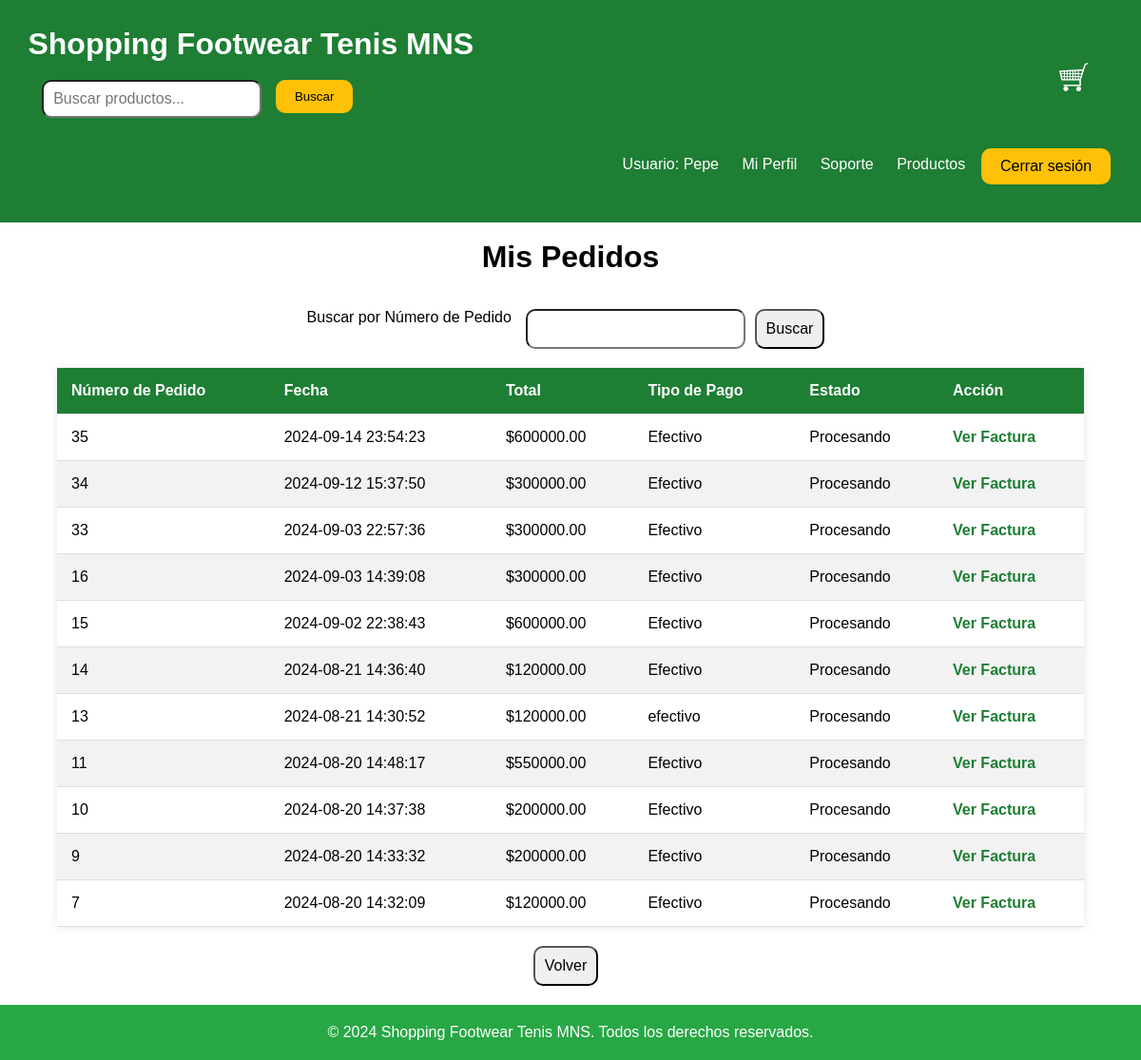
The page /Proyecto_SFT_MNS/views/mis_pedidos.php (signed in) on the database its author committed.
### tables this page shows
CREATE TABLE `pedidos` (
  `numero_pedido` int(11) NOT NULL,
  `usuario_id` int(11) DEFAULT NULL,
  `fecha_pedido` datetime NOT NULL,
  `total_pedido` decimal(10,2) NOT NULL,
  `tipo_pago` varchar(50) DEFAULT NULL,
  `estado_pedido` enum('Procesando','Enviado','Entregado','Cancelado') NOT NULL
);

### Proyecto_SFT_MNS/views/mis_pedidos.php (the view, shortened to what this page needs)
<?php
require '../config/database.php';
$nombreUsuario = $_SESSION['nombre_usuario'];
$usuario_id = $_SESSION['usuario_id'];
$query_pedidos = "SELECT numero_pedido, fecha_pedido, total_pedido, tipo_pago, estado_pedido
                  FROM pedidos
                  WHERE usuario_id = :usuario_id
                  ORDER BY fecha_pedido DESC";
$stmt_pedidos = $base->prepare($query_pedidos);
$stmt_pedidos->bindParam(':usuario_id', $usuario_id, PDO::PARAM_INT);
$stmt_pedidos->execute();
$pedidos = $stmt_pedidos->fetchAll(PDO::FETCH_ASSOC);
$numero_pedido = isset($_GET['numero_pedido']) ? $_GET['numero_pedido'] : '';
$pedidos_filtrados = [];
if ($numero_pedido) {
    foreach ($pedidos as $pedido) {
        if (strpos($pedido['numero_pedido'], $numero_pedido) !== false) {
            $pedidos_filtrados[] = $pedido;
        }
    }
} else {
    $pedidos_filtrados = $pedidos;
}
?>
<!DOCTYPE html>
<html lang="es">
<head>
    <link rel="stylesheet" href="../css/mis_pedidos.css">
</head>
<body>
    <header>
        <div class="container">
            <div class="logo">
                <h1>ㅤShopping Footwear Tenis MNS</h1> <br>
            </div>
            <div class="search-bar">
            ㅤㅤㅤ<input type="text" id="search-bar" placeholder="Buscar productos...">ㅤ
                <a href="index_cliente.php"><button id="search-button">Buscar</button></a>
                <a href="carrito.php">
                    <div class="move-car">
                        <img src="../imagenes/carrito.png" alt="Carrito" width="30px" height="30px">
                </a>
            </div>
            <div class="user-options">
                <span>Usuario: <?php echo htmlspecialchars($nombreUsuario); ?></span>
                <a href="mi_perfil.php">Mi Perfil</a>
                <a href="soporte.php">Soporte</a>
                <a href="index_cliente.php">Productos</a>
            </div>ㅤ
            <div class="move-sesion">
                <form id="logout-form" method="POST" action="cerrar_sesion.php">
                    <button type="button" id="logout-button" class="buttonC">Cerrar sesión</button>
                </form>
            </div> <br>
        </div>
    </header><br>
    <div class="Center"><h1>Mis Pedidos</h1></div> <br> <br>
    <form method="GET" action="">
        <label for="numero_pedido">Buscar por Número de Pedido</label>ㅤ
        <input type="text" id="numero_pedido" name="numero_pedido" value="<?php echo htmlspecialchars($numero_pedido); ?>">
        <button type="submit">Buscar</button>
    </form>
    <table>
        <thead>
            <tr>
                <th>Número de Pedido</th>
                <th>Fecha</th>
                <th>Total</th>
                <th>Tipo de Pago</th>
                <th>Estado</th>
                <th>Acción</th>
            </tr>
        </thead>
        <tbody>
            <?php if (empty($pedidos_filtrados)): ?>
                <tr>
                    <td colspan="6">No se encontraron pedidos.</td>
                </tr>
            <?php else: ?>
                <?php foreach ($pedidos_filtrados as $pedido): ?>
                    <tr>
                        <td><?php echo htmlspecialchars($pedido['numero_pedido']); ?></td>
                        <td><?php echo htmlspecialchars($pedido['fecha_pedido']); ?></td>
                        <td><?php echo "$" . htmlspecialchars($pedido['total_pedido']); ?></td>
                        <td><?php echo htmlspecialchars($pedido['tipo_pago']); ?></td>
                        <td><?php echo htmlspecialchars($pedido['estado_pedido']); ?></td>
                        <td><a href="factura.php?pedido_id=<?php echo htmlspecialchars($pedido['numero_pedido']); ?>">Ver Factura</a></td>
                    </tr>
                <?php endforeach; ?>
            <?php endif; ?>
        </tbody>
    </table>
    <form action="index_cliente.php">
        <button>Volver</button>
    </form>
    <footer>
        <div class="container">
            <p>&copy; 2024 Shopping Footwear Tenis MNS. Todos los derechos reservados.</p>
        </div>
    </footer>
</body>
</html>

### Proyecto_SFT_MNS/css/mis_pedidos.css (style rules this page uses)
* { margin: 0; padding: 0; box-sizing: border-box; }
body { font-family: Arial, sans-serif; }
header { background-color: #1e7e34; color: #fff; padding: 20px 0; height: 234px; }
.search-bar { display: flex; height: 40px; }
.search-bar input { padding: 10px; font-size: 16px; border-radius: 10px; }
.search-bar button { padding: 10px 20px; border-radius: 10px; background-color: #ffc107; border: none; cursor: pointer; }
.user-options a { color: #fff; margin-left: 20px; text-decoration: none; }
.move-car { position: relative; margin-left: auto; transform: translate(1550%, -45%); flex-wrap: wrap; }
.user-options { position: relative; right: 2%; top: 200%; }
.move-sesion { position: relative; transform: translate(-15%, 180%); }
.Center { text-align: center; }
form { display: flex; justify-content: center; margin-bottom: 20px; }
form input, form button { padding: 10px; margin-right: 10px; border-radius: 10px; font-size: 16px; }
table { width: 90%; margin: 0 auto 20px; border-collapse: collapse; box-shadow: 0 0 10px rgba(0, 0, 0, 0.1); background-color: #fff; }
table th, table td { padding: 15px; text-align: left; border-bottom: 1px solid #ddd; }
table th { background-color: #1e7e34; color: #fff; font-weight: bold; }
table tr:nth-child(even) { background-color: #f2f2f2; }
table a { color: #1e7e34; text-decoration: none; font-weight: bold; }
footer { background-color: #28a745; color: #fff; text-align: center; padding: 20px 0; }

### rows shown on the page
pedidos: numero_pedido "35", fecha_pedido "2024-09-14 23:54:23", total_pedido "600000.00", tipo_pago "Efectivo", estado_pedido "Procesando"
pedidos: numero_pedido "34", fecha_pedido "2024-09-12 15:37:50", total_pedido "300000.00", tipo_pago "Efectivo", estado_pedido "Procesando"
pedidos: numero_pedido "33", fecha_pedido "2024-09-03 22:57:36", total_pedido "300000.00", tipo_pago "Efectivo", estado_pedido "Procesando"
pedidos: numero_pedido "16", fecha_pedido "2024-09-03 14:39:08", total_pedido "300000.00", tipo_pago "Efectivo", estado_pedido "Procesando"
pedidos: numero_pedido "15", fecha_pedido "2024-09-02 22:38:43", total_pedido "600000.00", tipo_pago "Efectivo", estado_pedido "Procesando"
pedidos: numero_pedido "14", fecha_pedido "2024-08-21 14:36:40", total_pedido "120000.00", tipo_pago "Efectivo", estado_pedido "Procesando"
pedidos: numero_pedido "13", fecha_pedido "2024-08-21 14:30:52", total_pedido "120000.00", tipo_pago "efectivo", estado_pedido "Procesando"
pedidos: numero_pedido "11", fecha_pedido "2024-08-20 14:48:17", total_pedido "550000.00", tipo_pago "Efectivo", estado_pedido "Procesando"
pedidos: numero_pedido "10", fecha_pedido "2024-08-20 14:37:38", total_pedido "200000.00", tipo_pago "Efectivo", estado_pedido "Procesando"
pedidos: numero_pedido "9", fecha_pedido "2024-08-20 14:33:32", total_pedido "200000.00", tipo_pago "Efectivo", estado_pedido "Procesando"
pedidos: numero_pedido "7", fecha_pedido "2024-08-20 14:32:09", total_pedido "120000.00", tipo_pago "Efectivo", estado_pedido "Procesando"

### other values the page prints
$nombreUsuario "Pepe"
